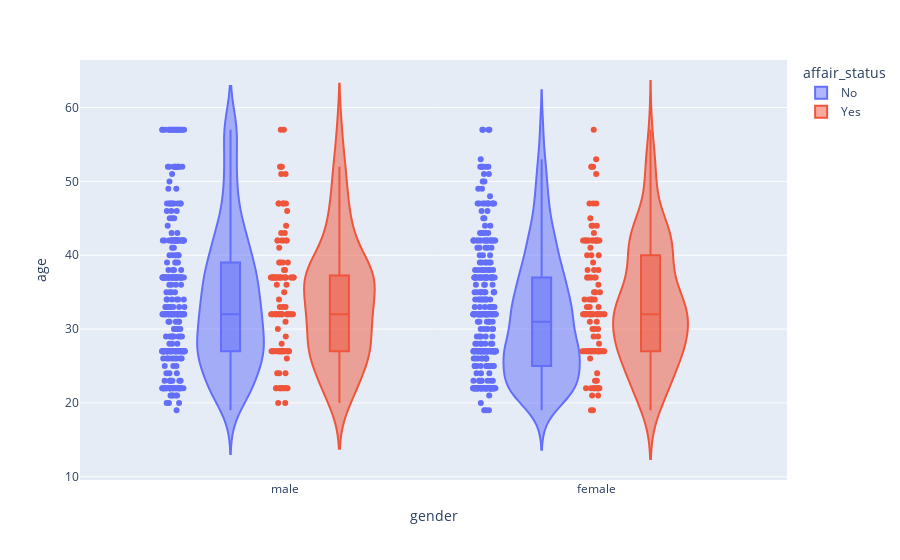

The notebook cell saved with this chart:
### Code cell
# Multiple plots
l = px.violin(df, y="age", x="gender", color="affair_status", box=True, points="all",
          hover_data=df.columns)

l

### Figure 1 — Plotly figure (JSON) as saved in the notebook; plotly's stock layout.template omitted (floating-point values rounded to 4 significant figures; data arrays with more than 128 entries replaced by an {"elided": "..."} marker saying what was removed)
{"data": [{"alignmentgroup": "True", "box": {"visible": true}, "customdata": {"elided": "719x11 mixed values"}, "hovertemplate": "affair_status=%{customdata[1]}<br>gender=%{x}<br>age=%{y}<br>affairs=%{customdata[0]}<br>yearsmarried=%{customdata[2]}<br>children=%{customdata[3]}<br>religiousness=%{customdata[4]}<br>education=%{customdata[5]}<br>occupation=%{customdata[6]}<br>rating=%{customdata[7]}<br>region=%{customdata[8]}<br>frequentflyer=%{customdata[9]}<br>income_level=%{customdata[10]}<extra></extra>", "legendgroup": "No", "marker": {"color": "#636efa"}, "name": "No", "offsetgroup": "No", "orientation": "v", "points": "all", "scalegroup": "True", "showlegend": true, "type": "violin", "x": {"elided": "719 str values"}, "x0": " ", "xaxis": "x", "y": {"elided": "719 int values"}, "y0": " ", "yaxis": "y"}, {"alignmentgroup": "True", "box": {"visible": true}, "customdata": {"elided": "242x11 mixed values"}, "hovertemplate": "affair_status=%{customdata[1]}<br>gender=%{x}<br>age=%{y}<br>affairs=%{customdata[0]}<br>yearsmarried=%{customdata[2]}<br>children=%{customdata[3]}<br>religiousness=%{customdata[4]}<br>education=%{customdata[5]}<br>occupation=%{customdata[6]}<br>rating=%{customdata[7]}<br>region=%{customdata[8]}<br>frequentflyer=%{customdata[9]}<br>income_level=%{customdata[10]}<extra></extra>", "legendgroup": "Yes", "marker": {"color": "#EF553B"}, "name": "Yes", "offsetgroup": "Yes", "orientation": "v", "points": "all", "scalegroup": "True", "showlegend": true, "type": "violin", "x": {"elided": "242 str values"}, "x0": " ", "xaxis": "x", "y": {"elided": "242 int values"}, "y0": " ", "yaxis": "y"}], "layout": {"autosize": true, "legend": {"title": {"text": "affair_status"}, "tracegroupgap": 0}, "margin": {"t": 60}, "violinmode": "group", "xaxis": {"anchor": "y", "autorange": true, "domain": [0, 1], "range": [-0.6599, 1.614], "title": {"text": "gender"}, "type": "category"}, "yaxis": {"anchor": "x", "autorange": true, "domain": [0, 1], "range": [9.558, 66.44], "title": {"text": "age"}, "type": "linear"}}}
